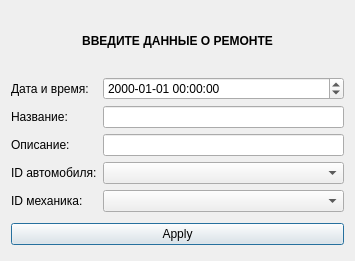
<?xml version="1.0" encoding="UTF-8"?>
<ui version="4.0">
 <class>dialog_insert_service</class>
 <widget class="QDialog" name="dialog_insert_service">
  <property name="geometry">
   <rect>
    <x>0</x>
    <y>0</y>
    <width>355</width>
    <height>261</height>
   </rect>
  </property>
  <property name="windowTitle">
   <string>Добавление записи</string>
  </property>
  <layout class="QGridLayout" name="gridLayout_2">
   <item row="2" column="0">
    <widget class="QPushButton" name="pushButton">
     <property name="enabled">
      <bool>true</bool>
     </property>
     <property name="text">
      <string>Apply</string>
     </property>
     <property name="checkable">
      <bool>true</bool>
     </property>
     <property name="checked">
      <bool>false</bool>
     </property>
     <property name="autoExclusive">
      <bool>true</bool>
     </property>
    </widget>
   </item>
   <item row="1" column="0">
    <layout class="QGridLayout" name="gridLayout">
     <item row="0" column="0">
      <widget class="QLabel" name="surname">
       <property name="text">
        <string>Дата и время:</string>
       </property>
      </widget>
     </item>
     <item row="2" column="0">
      <widget class="QLabel" name="patronymic">
       <property name="styleSheet">
        <string notr="true">font: 13pt &quot;.AppleSystemUIFont&quot;;</string>
       </property>
       <property name="text">
        <string>Описание:</string>
       </property>
      </widget>
     </item>
     <item row="1" column="0">
      <widget class="QLabel" name="name">
       <property name="text">
        <string>Название:</string>
       </property>
      </widget>
     </item>
     <item row="0" column="1">
      <widget class="QDateTimeEdit" name="dateTimeEdit">
       <property name="displayFormat">
        <string>yyyy-MM-dd HH:mm:ss</string>
       </property>
      </widget>
     </item>
     <item row="3" column="0">
      <widget class="QLabel" name="label_7">
       <property name="text">
        <string>ID автомобиля:</string>
       </property>
      </widget>
     </item>
     <item row="2" column="1">
      <widget class="QLineEdit" name="lineEdit_2"/>
     </item>
     <item row="1" column="1">
      <widget class="QLineEdit" name="lineEdit_1"/>
     </item>
     <item row="4" column="0">
      <widget class="QLabel" name="label_5">
       <property name="text">
        <string>ID механика:</string>
       </property>
      </widget>
     </item>
     <item row="3" column="1">
      <widget class="QComboBox" name="comboBox"/>
     </item>
     <item row="4" column="1">
      <widget class="QComboBox" name="comboBox_2"/>
     </item>
    </layout>
   </item>
   <item row="0" column="0">
    <widget class="QLabel" name="label_8">
     <property name="maximumSize">
      <size>
       <width>16777215</width>
       <height>50</height>
      </size>
     </property>
     <property name="styleSheet">
      <string notr="true">font: 20pt &quot;.AppleSystemUIFont&quot;;</string>
     </property>
     <property name="text">
      <string>&lt;html&gt;&lt;head/&gt;&lt;body&gt;&lt;p align=&quot;center&quot;&gt;&lt;span style=&quot; font-weight:600;&quot;&gt;ВВЕДИТЕ ДАННЫЕ О РЕМОНТЕ&lt;/span&gt;&lt;/p&gt;&lt;/body&gt;&lt;/html&gt;</string>
     </property>
     <property name="textFormat">
      <enum>Qt::AutoText</enum>
     </property>
     <property name="alignment">
      <set>Qt::AlignCenter</set>
     </property>
     <property name="margin">
      <number>10</number>
     </property>
    </widget>
   </item>
  </layout>
 </widget>
 <resources/>
 <connections/>
</ui>
